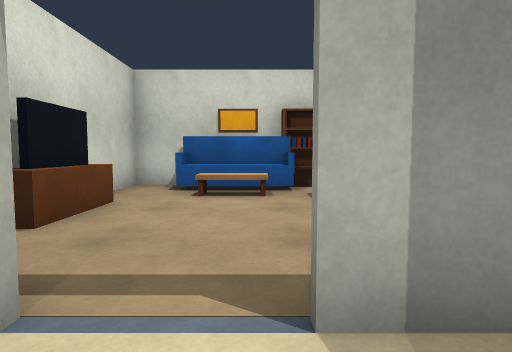
View 1 (above)

19 first-person views from a walk through a world built for the Gazebo simulator. The camera is 0.9 m above the floor, tilts 4° down and sees 75° across. The floor is counted in squares, 1 m on a side. Each view is taken from the middle of a square. On the plan, view 1 faces up. The plan holds only what a view shows up to about 12 squares ahead; the rest is blank. The robots in the file are not drawn.

View 2
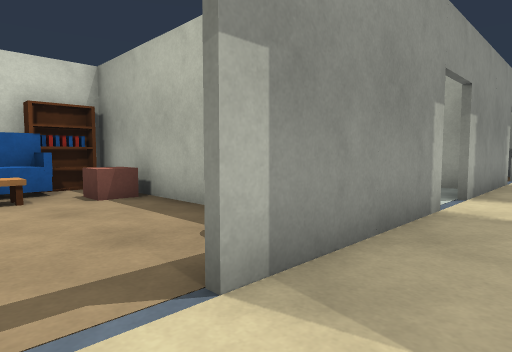

View 3
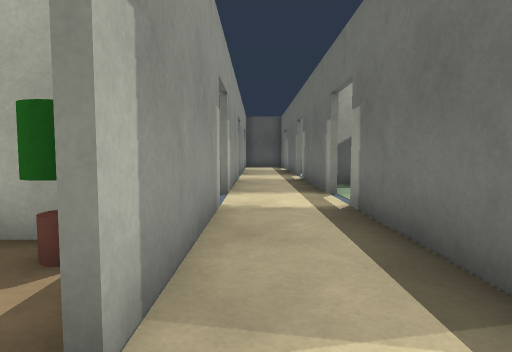

View 4
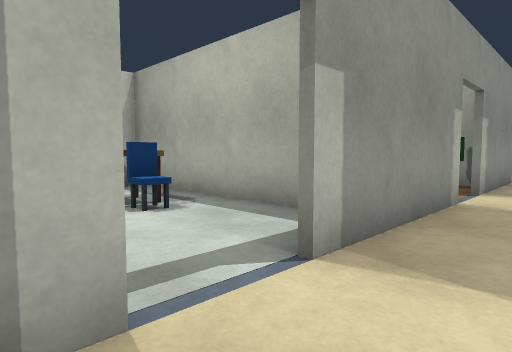

View 5
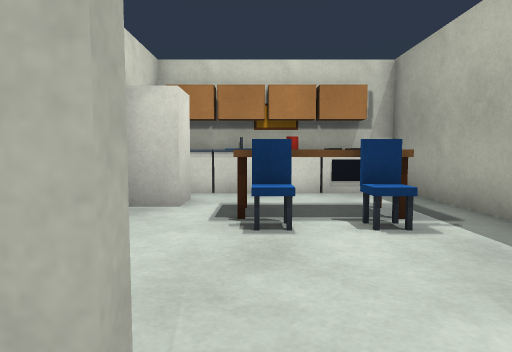

View 6
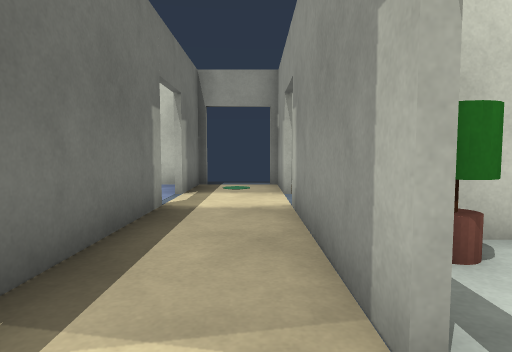

View 7
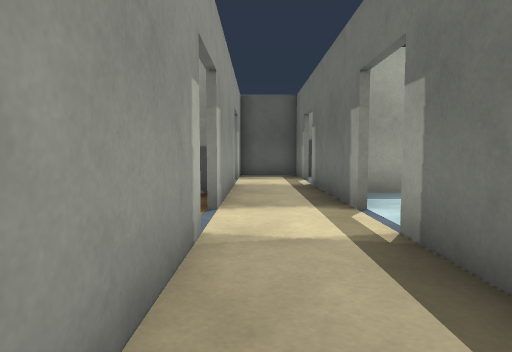

View 8
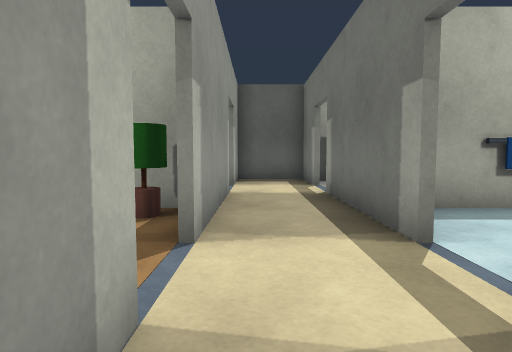

View 9
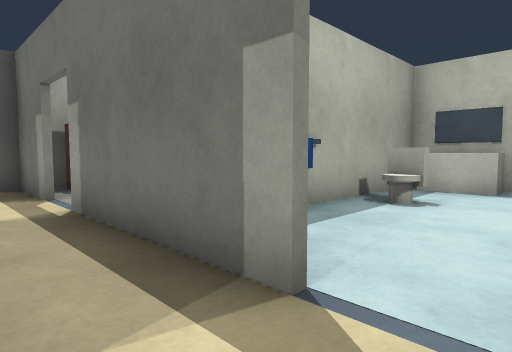

View 10
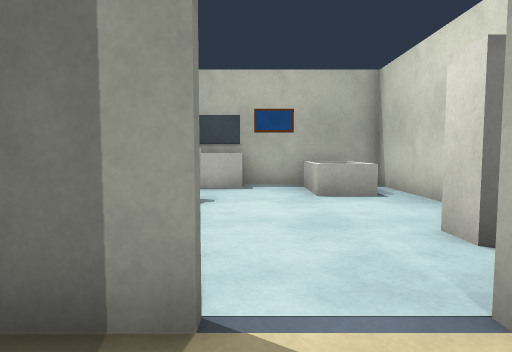

View 11
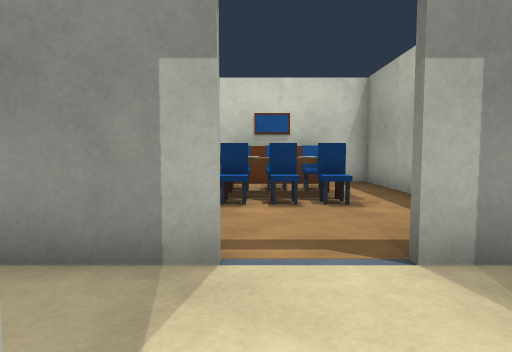

View 12
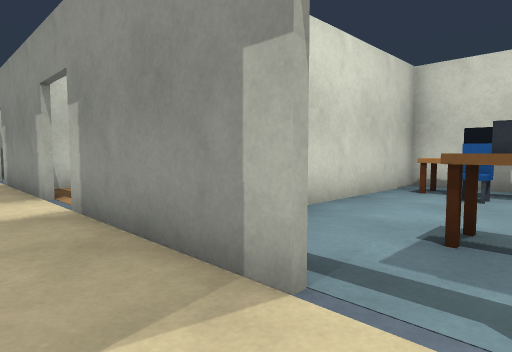

View 13
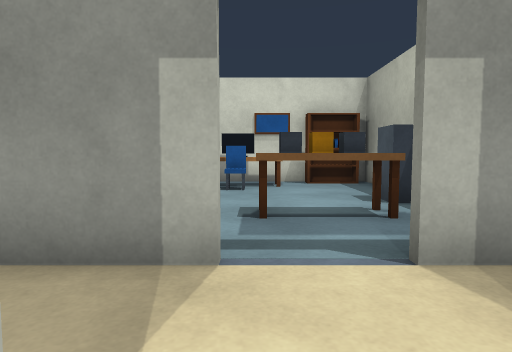

View 14
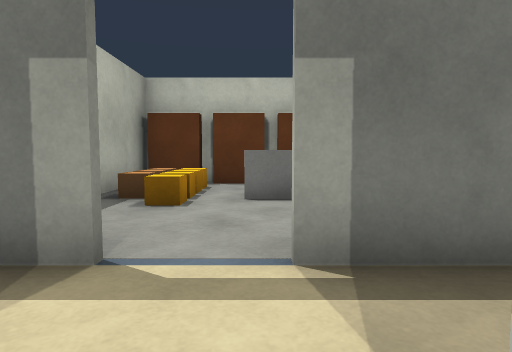

View 15
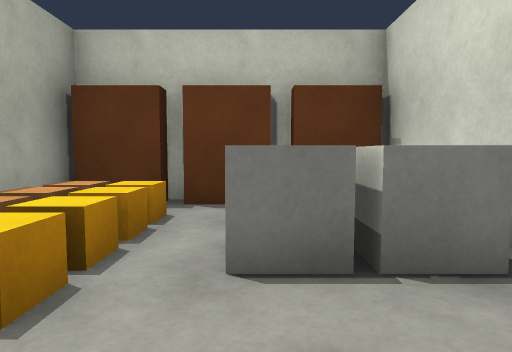

View 16
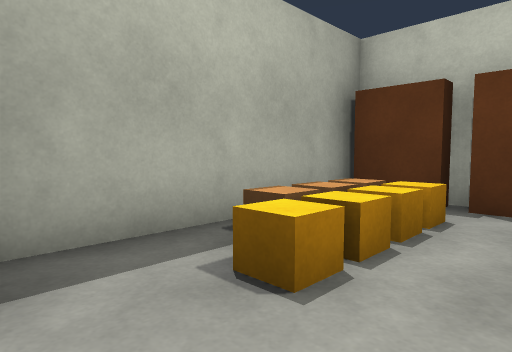

View 17
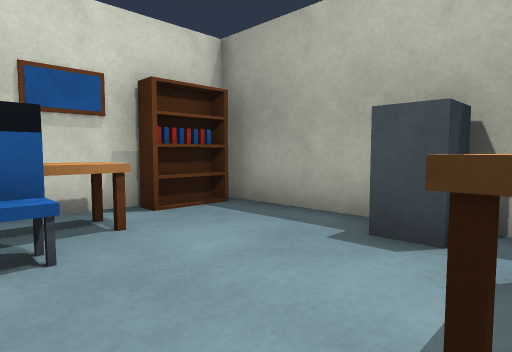

View 18
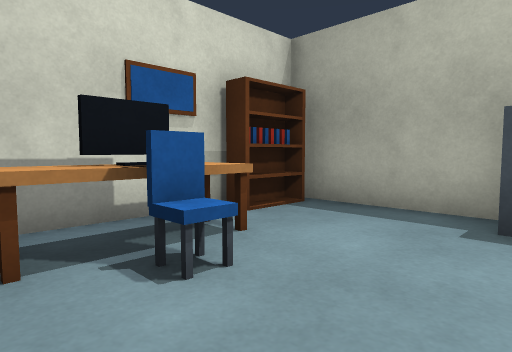

View 19
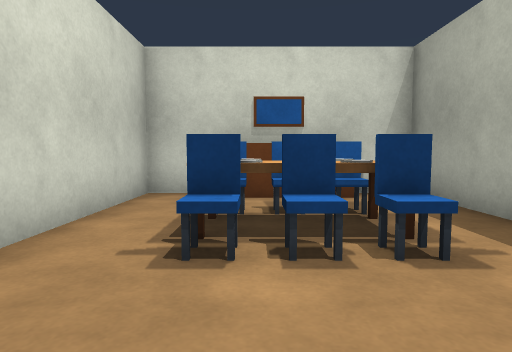

### Floor plan
Points are (right, up) in squares from view 1. A wall is a line through its corners. A room is listed if a view was taken in it or the views show most of it. See-through windows are left out.
Room 1 (views 1, 2, 3, 4, 5, 6, 7, 8, 9, 10, 11, 12, 13)
walls: (6.2, -0.6) (10.8, -0.6); (4.8, 1.6) (0.2, 1.6); (10.8, 1.6) (6.2, 1.6); (12.2, -0.6) (16.8, -0.6); (0.2, -0.6) (4.8, -0.6); (-1.2, 1.6) (-3.5, 1.6); (16.8, 1.6) (12.2, 1.6); (-3.5, -0.6) (-1.2, -0.6); (18.2, -0.6) (20.5, -0.6); (20.1, 1.6) (18.2, 1.6); (20.4, -1.1) (20.4, 1.6)
ways out: opening at (17.5, 2) to room 2; opening at (11.5, -1) to room 3; opening at (17.5, -1) to room 3; opening at (11.5, 2) to room 4; opening at (-0.5, 2) to room 5; opening at (5.5, 2) to room 5; opening at (-0.5, -1); opening at (5.5, -1)
Room 2 (views 14, 17, 18)
walls: (20.4, 4.5) (20.4, 9.5); (18.6, 9.4) (13.9, 9.4); (14.6, 9.5) (14.6, 4.6)
ways out: opening at (17.5, 2) to room 1
objects: plant (14, 3); office chair (16, 7); desk (16, 8) to (17, 8); blue box (17, 4) to (18, 4); blue box (18, 5); bench (19, 4); shelf (19, 9) to (20, 9); filing cabinet (20, 5) to (20, 6)
Room 3 (views 15, 16)
walls: (14.6, -5.4) (14.6, -8.5); (16.2, -8.4) (16.8, -8.4); (8.6, -5) (8.6, -8.4) (14.4, -8.4) (14.4, -3.6); (18.2, -8.4) (18.8, -8.4); (20.4, -4.5) (20.4, -1.1); (20.4, -8.5) (20.4, -6.4)
ways out: opening at (11.5, -1) to room 1; opening at (17.5, -1) to room 1
objects: cabinet (9, -3) to (10, -2); bathtub (10, -8) to (11, -6); white box (12, -8); blue box (13, -8); toilet (13, -5) to (14, -5); white box (14, -8); rack (15, -8) to (16, -8); white box (15, -5); white box (16, -5) to (17, -5); rack (17, -8) to (18, -8); rack (19, -8) to (20, -8); crate (19, -7) to (19, -6); crate (19, -5); crate (19, -4); crate (20, -6); crate (20, -5); red box (20, -2)
Room 4 (view 19)
walls: (8.6, 2.8) (8.6, 2.2); (14.4, 6.2) (14.4, 9.5); (8.6, 9.5) (8.6, 5); (13.9, 9.4) (7.9, 9.4)
low walls: (13, 8.6) (10.8, 8.6)
ways out: opening at (11.5, 2) to room 1
objects: chair (11, 5); dining table (11, 6) to (12, 6); chair (11, 7); chair (12, 5); chair (12, 7)
Room 5 (no view inside)
walls: (2.4, 3.4) (2.4, 9.5); (0.8, 9.4) (-3.4, 9.4) (-3.4, 6.4); (7.9, 9.4) (3.2, 9.4); (8.4, 1.9) (8.4, 9.5)
ways out: opening at (-0.5, 2) to room 1; opening at (5.5, 2) to room 1
objects: TV (-3, 4); TV (-3, 5); TV (-3, 6); sofa (-2, 8) to (1, 9); coffee table (-1, 7) to (0, 7); plant (2, 3); red box (2, 7); bookshelf (2, 9); other object (3, 3); fridge (3, 7); brown box (3, 9); other object (4, 9); stool (5, 5); other object (5, 6) to (7, 6); brown box (5, 9); other object (6, 8); brown box (6, 9); stool (7, 5)

Where each view was taken, in squares from view 1:
view 1: 0 up, 0 right, facing up
view 2: 0 up, 1 left, facing up-right
view 3: 1 up, 1 left, facing right
view 4: 0 up, 4 right, facing up-right
view 5: 1 up, 5 right, facing up
view 6: 1 up, 6 right, facing left
view 7: 1 up, 7 right, facing right
view 8: 1 up, 9 right, facing right
view 9: 1 up, 11 right, facing down-right
view 10: 1 up, 12 right, facing down
view 11: 1 down, 11 right, facing up
view 12: 0 up, 18 right, facing up-left
view 13: 1 down, 17 right, facing up
view 14: 2 up, 17 right, facing down
view 15: 2 down, 17 right, facing down
view 16: 2 down, 17 right, facing down-right
view 17: 4 up, 16 right, facing up-right
view 18: 5 up, 15 right, facing up-right
view 19: 2 up, 11 right, facing up
